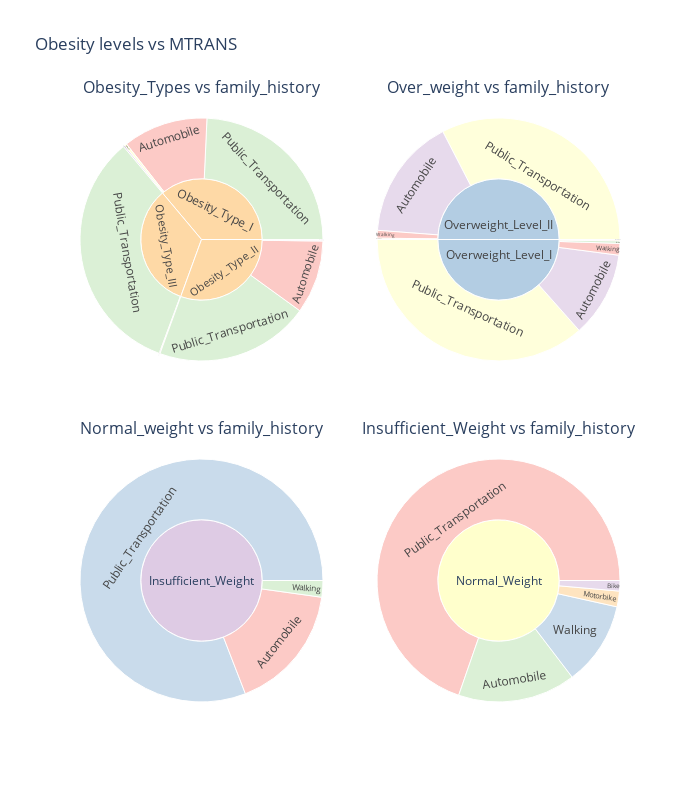

The notebook cell this image was saved under:
### Markdown cell above
# MTRANS

### Code cell
fig = make_subplots(rows=2, cols=2, specs=[ [{"type": "sunburst"}, {"type": "sunburst"}],[{"type": "sunburst"}, {"type": "sunburst"}]],
                                          subplot_titles=["Obesity_Types vs family_history", "Over_weight vs family_history", "Normal_weight vs family_history","Insufficient_Weight vs family_history"],
                                       vertical_spacing = 0.1   )


figaux = px.sunburst(df_ot_final, path=[ 'NObeyesdad','MTRANS'], color = 'MTRANS', 
                      color_discrete_sequence=px.colors.qualitative.Pastel1)
fig.add_trace(figaux.data[0], row=1, col=1)

############################################
                           
figaux = px.sunburst(df_ow_final ,path=[ 'NObeyesdad','MTRANS'], color = 'MTRANS',
                  color_discrete_sequence=px.colors.qualitative.Pastel1)
fig.add_trace(figaux.data[0], row=1, col=2)

#############################################

figaux = px.sunburst(df_In, path=[ 'NObeyesdad','MTRANS'], color = 'MTRANS', 
                      color_discrete_sequence=px.colors.qualitative.Pastel1)
fig.add_trace(figaux.data[0], row=2, col=1)

#############################################

figaux = px.sunburst(df_n, path=[ 'NObeyesdad','MTRANS'], color = 'MTRANS', 
                      color_discrete_sequence=px.colors.qualitative.Pastel1)
fig.add_trace(figaux.data[0], row=2, col=2)


fig.update_layout(width=700, height=800,title_text=("Obesity levels vs MTRANS"))
fig.show()

### Figure 1 — Plotly figure (JSON) as saved in the notebook; plotly's stock layout.template omitted (floating-point values rounded to 4 significant figures)
{"data": [{"branchvalues": "total", "customdata": [["Automobile"], ["Automobile"], ["Bike"], ["Public_Transportation"], ["Walking"], ["(?)"], ["Automobile"], ["Motorbike"], ["Public_Transportation"], ["Public_Transportation"], ["(?)"], ["Walking"], ["(?)"]], "domain": {"x": [0, 0.45], "y": [0.55, 1]}, "hovertemplate": "labels=%{label}<br>count=%{value}<br>parent=%{parent}<br>id=%{id}<br>MTRANS=%{customdata[0]}<extra></extra>", "ids": ["Obesity_Type_II/Automobile", "Obesity_Type_III/Automobile", "Obesity_Type_II/Bike", "Obesity_Type_I/Public_Transportation", "Obesity_Type_I/Walking", "Obesity_Type_III", "Obesity_Type_I/Automobile", "Obesity_Type_I/Motorbike", "Obesity_Type_II/Public_Transportation", "Obesity_Type_III/Public_Transportation", "Obesity_Type_I", "Obesity_Type_II/Walking", "Obesity_Type_II"], "labels": ["Automobile", "Automobile", "Bike", "Public_Transportation", "Walking", "Obesity_Type_III", "Automobile", "Motorbike", "Public_Transportation", "Public_Transportation", "Obesity_Type_I", "Walking", "Obesity_Type_II"], "marker": {"colors": ["rgb(251,180,174)", "rgb(251,180,174)", "rgb(179,205,227)", "rgb(204,235,197)", "rgb(222,203,228)", "rgb(254,217,166)", "rgb(251,180,174)", "rgb(255,255,204)", "rgb(204,235,197)", "rgb(204,235,197)", "rgb(254,217,166)", "rgb(222,203,228)", "rgb(254,217,166)"]}, "name": "", "parents": ["Obesity_Type_II", "Obesity_Type_III", "Obesity_Type_II", "Obesity_Type_I", "Obesity_Type_I", "", "Obesity_Type_I", "Obesity_Type_I", "Obesity_Type_II", "Obesity_Type_III", "", "Obesity_Type_II", ""], "type": "sunburst", "values": [95, 1, 1, 236, 2, 324, 110, 3, 200, 323, 351, 1, 297]}, {"branchvalues": "total", "customdata": [["Walking"], ["(?)"], ["Bike"], ["Automobile"], ["Motorbike"], ["Motorbike"], ["Public_Transportation"], ["(?)"], ["Automobile"], ["Public_Transportation"], ["Walking"]], "domain": {"x": [0.55, 1], "y": [0.55, 1]}, "hovertemplate": "labels=%{label}<br>count=%{value}<br>parent=%{parent}<br>id=%{id}<br>MTRANS=%{customdata[0]}<extra></extra>", "ids": ["Overweight_Level_I/Walking", "Overweight_Level_II", "Overweight_Level_I/Bike", "Overweight_Level_II/Automobile", "Overweight_Level_I/Motorbike", "Overweight_Level_II/Motorbike", "Overweight_Level_I/Public_Transportation", "Overweight_Level_I", "Overweight_Level_I/Automobile", "Overweight_Level_II/Public_Transportation", "Overweight_Level_II/Walking"], "labels": ["Walking", "Overweight_Level_II", "Bike", "Automobile", "Motorbike", "Motorbike", "Public_Transportation", "Overweight_Level_I", "Automobile", "Public_Transportation", "Walking"], "marker": {"colors": ["rgb(251,180,174)", "rgb(179,205,227)", "rgb(204,235,197)", "rgb(222,203,228)", "rgb(254,217,166)", "rgb(254,217,166)", "rgb(255,255,204)", "rgb(179,205,227)", "rgb(222,203,228)", "rgb(255,255,204)", "rgb(251,180,174)"]}, "name": "", "parents": ["Overweight_Level_I", "", "Overweight_Level_I", "Overweight_Level_II", "Overweight_Level_I", "Overweight_Level_II", "Overweight_Level_I", "", "Overweight_Level_I", "Overweight_Level_II", "Overweight_Level_II"], "type": "sunburst", "values": [9, 290, 2, 94, 1, 1, 212, 290, 66, 189, 6]}, {"branchvalues": "total", "customdata": [["Automobile"], ["Public_Transportation"], ["Walking"], ["(?)"]], "domain": {"x": [0, 0.45], "y": [0, 0.45]}, "hovertemplate": "labels=%{label}<br>count=%{value}<br>parent=%{parent}<br>id=%{id}<br>MTRANS=%{customdata[0]}<extra></extra>", "ids": ["Insufficient_Weight/Automobile", "Insufficient_Weight/Public_Transportation", "Insufficient_Weight/Walking", "Insufficient_Weight"], "labels": ["Automobile", "Public_Transportation", "Walking", "Insufficient_Weight"], "marker": {"colors": ["rgb(251,180,174)", "rgb(179,205,227)", "rgb(204,235,197)", "rgb(222,203,228)"]}, "name": "", "parents": ["Insufficient_Weight", "Insufficient_Weight", "Insufficient_Weight", ""], "type": "sunburst", "values": [46, 220, 6, 272]}, {"branchvalues": "total", "customdata": [["Public_Transportation"], ["Walking"], ["Automobile"], ["Bike"], ["Motorbike"], ["(?)"]], "domain": {"x": [0.55, 1], "y": [0, 0.45]}, "hovertemplate": "labels=%{label}<br>count=%{value}<br>parent=%{parent}<br>id=%{id}<br>MTRANS=%{customdata[0]}<extra></extra>", "ids": ["Normal_Weight/Public_Transportation", "Normal_Weight/Walking", "Normal_Weight/Automobile", "Normal_Weight/Bike", "Normal_Weight/Motorbike", "Normal_Weight"], "labels": ["Public_Transportation", "Walking", "Automobile", "Bike", "Motorbike", "Normal_Weight"], "marker": {"colors": ["rgb(251,180,174)", "rgb(179,205,227)", "rgb(204,235,197)", "rgb(222,203,228)", "rgb(254,217,166)", "rgb(255,255,204)"]}, "name": "", "parents": ["Normal_Weight", "Normal_Weight", "Normal_Weight", "Normal_Weight", "Normal_Weight", ""], "type": "sunburst", "values": [200, 32, 45, 4, 6, 287]}], "layout": {"annotations": [{"font": {"size": 16}, "showarrow": false, "text": "Obesity_Types vs family_history", "x": 0.225, "xanchor": "center", "xref": "paper", "y": 1, "yanchor": "bottom", "yref": "paper"}, {"font": {"size": 16}, "showarrow": false, "text": "Over_weight vs family_history", "x": 0.775, "xanchor": "center", "xref": "paper", "y": 1, "yanchor": "bottom", "yref": "paper"}, {"font": {"size": 16}, "showarrow": false, "text": "Normal_weight vs family_history", "x": 0.225, "xanchor": "center", "xref": "paper", "y": 0.45, "yanchor": "bottom", "yref": "paper"}, {"font": {"size": 16}, "showarrow": false, "text": "Insufficient_Weight vs family_history", "x": 0.775, "xanchor": "center", "xref": "paper", "y": 0.45, "yanchor": "bottom", "yref": "paper"}], "height": 800, "title": {"text": "Obesity levels vs MTRANS"}, "width": 700}}
